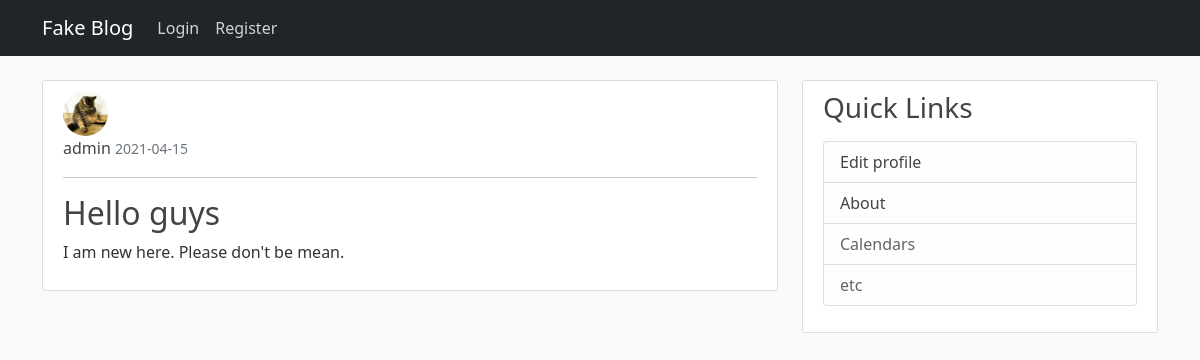
The app's page /post/19 with its own data.
### flaskblog/models.py (models this page shows, shortened)
class User(db.Model, UserMixin):
    id = db.Column(db.Integer, primary_key=True)
    username = db.Column(db.String(20), unique=True, nullable=False)
    email = db.Column(db.String(100), unique=True, nullable=False)
    image_file = db.Column(db.String(20), nullable=False, default='default.jpg')  # will be hashed to 20 chars
    password = db.Column(db.String(60), nullable=False)  # will be hashed to 60 chars
    posts = db.relationship('Post', backref='author', lazy=True)  # refers to the Post class

class Post(db.Model):
    id = db.Column(db.Integer, primary_key=True)
    title = db.Column(db.String(120), nullable=False)
    date_posted = db.Column(db.DateTime, nullable=False, default=datetime.utcnow)
    content = db.Column(db.Text, nullable=False)
    user_id = db.Column(db.Integer, db.ForeignKey('user.id'), nullable=False)  # refers to the id column in user table. Not class.

### flaskblog/posts/routes.py (the view)
@posts.route('/post/<int:post_id>')
def post(post_id):
    post = Post.query.get_or_404(post_id)
    return render_template("post.html", title=post.title, post=post)

### flaskblog/templates/post.html (shortened to what this page needs)
{% extends "layouts.html" %}
    {% block content %}
        <article class="content-section">
            <img class="rounded-circle article-img" src="{{ url_for('static', filename='profile_pic/' + post.author.image_file) }}">
            <div class="media-body">
                <div class="article-metadata">
                    <a class="article-metadata" href="{{ url_for('users.user_posts', username=post.author.username) }}">{{ post.author.username }}</a>
                    <small class="text-muted">{{ post.date_posted.strftime("%Y-%m-%d") }}</small>
                </div>
                <hr>
                <h2 class="article-title-show">{{ post.title }}</h2>
                <p class="article-content">{{ post.content }}</p>
            </div>
        </article>
    {% endblock content %}

### flaskblog/static/main.css (style rules this page uses)
body { background: #fafafa; color: #333333; margin-top: 5rem; }
h1, h2, h3, h4, h5, h6 { color: #444444; }
.content-section { background: #ffffff; padding: 10px 20px; border: 1px solid #dddddd; border-radius: 3px; margin-bottom: 20px; }
.article-title-show { color: #444444; text-decoration: none; }
.article-content { white-space: pre-line; }
.article-img { height: 45px; width: 45px; margin-right: 16px; }
.article-metadata { color: #444444; padding-bottom: 1px; margin-bottom: 10px; text-decoration: none; }

### records on screen
User: image_file (picture), author.username "admin"
Post: date_posted "2021-04-15", title "Hello guys", content "I am new here. Please don't be mean."
